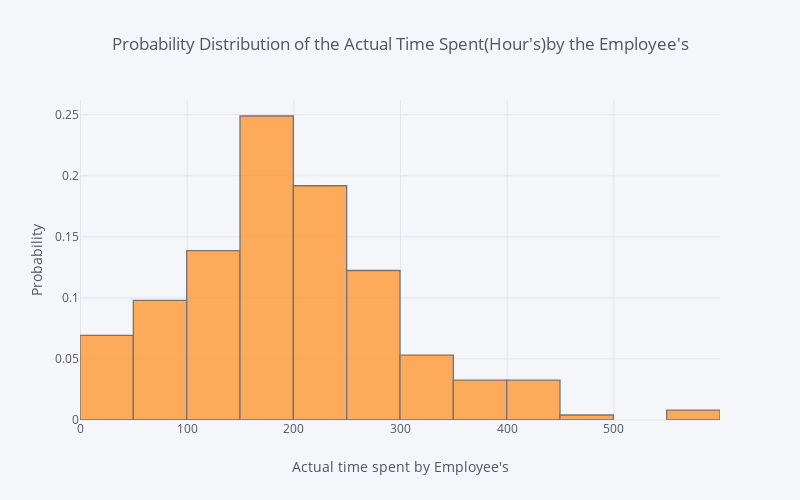

Notebook code cell kept with this figure:
### Markdown cell above
## Observation: 
- **Most Employee's Total Working hours are 200-300(i.e- around 80% of the employee's)**

### Code cell
#checking the distriburion of the Total working hour's column.(i.e-Actual time the employee spent working according to the timesheets) 

#Actual Time Spent by the employee: 
#Let's plot the probability Distribution on the column so that we can understand the %of employee's working hour's:

train['ActualTimeSpent'].iplot(kind='histogram', dimensions=(800,500), histnorm='probability', 
                              xTitle="Actual time spent by Employee's",
                              yTitle="Probability",
                              title="Probability Distribution of the Actual Time Spent(Hour's)by the Employee's ")

### Figure 1 — Plotly figure (JSON) as saved in the notebook; plotly's stock layout.template omitted (floating-point values rounded to 4 significant figures; data arrays with more than 128 entries replaced by an {"elided": "..."} marker saying what was removed)
{"data": [{"histfunc": "count", "histnorm": "probability", "marker": {"color": "rgba(255, 153, 51, 1.0)", "line": {"color": "#4D5663", "width": 1.3}}, "name": "ActualTimeSpent", "opacity": 0.8, "orientation": "v", "type": "histogram", "uid": "c0b37e76-4932-4182-b621-1359efa1ee25", "x": {"elided": "245 int values"}}], "layout": {"barmode": "overlay", "height": 500, "legend": {"bgcolor": "#F5F6F9", "font": {"color": "#4D5663"}}, "paper_bgcolor": "#F5F6F9", "plot_bgcolor": "#F5F6F9", "title": {"font": {"color": "#4D5663"}, "text": "Probability Distribution of the Actual Time Spent(Hour's)by the Employee's"}, "width": 800, "xaxis": {"gridcolor": "#E1E5ED", "showgrid": true, "tickfont": {"color": "#4D5663"}, "title": {"font": {"color": "#4D5663"}, "text": "Actual time spent by Employee's"}, "zerolinecolor": "#E1E5ED"}, "yaxis": {"gridcolor": "#E1E5ED", "showgrid": true, "tickfont": {"color": "#4D5663"}, "title": {"font": {"color": "#4D5663"}, "text": "Probability"}, "zerolinecolor": "#E1E5ED"}}}
